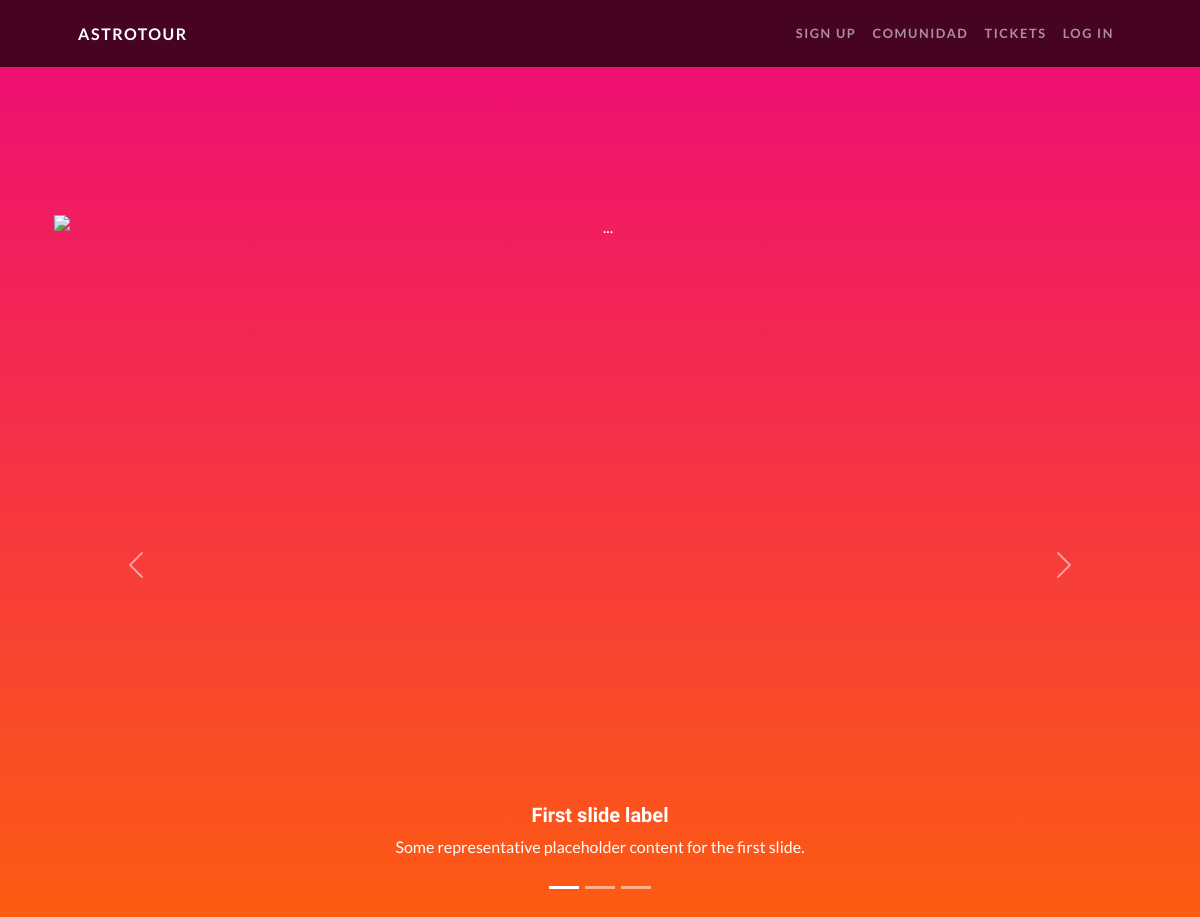
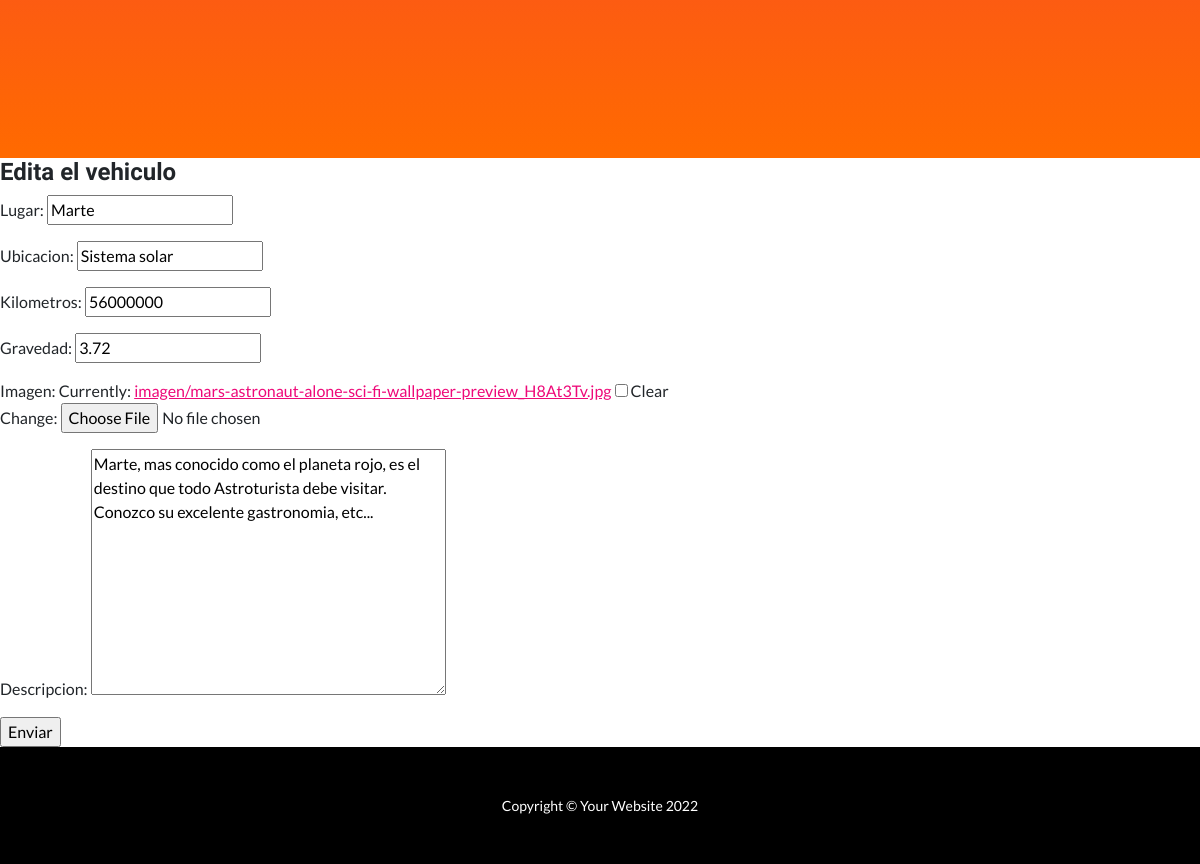
The app's page /viaje/editar-destino/1 with its own data (2 pictures, top to bottom).
### Viajes/models.py (models this page shows, shortened)
class Destino(models.Model):
    lugar = models.CharField(max_length = 50)
    ubicacion = models.CharField(max_length= 50)
    kilometros = models.IntegerField()
    gravedad = models.FloatField()
    imagen = models.ImageField(upload_to = "imagen", null = True, blank = True)
    descripcion = models.TextField()

### Viajes/views.py (the view)
# urls.py: path("editar-destino/<pk>", views.Destino_update.as_view(), name = "Editar_destino"),
class Destino_update(UpdateView):
    model = Destino
    success_url = "/viaje/mostrar-destinos"
    fields = ['lugar', 'ubicacion', 'kilometros', 'gravedad', 'imagen', 'descripcion']
    template_name = "editar_destino.html"

### Viajes/templates/editar_destino.html
{% extends "padre.html" %}
{% block ContenidoQueCambia %}
<h4>Edita el vehiculo</h4>
<form action="" method="POST">{% csrf_token %}
    <table>
        {{ form.as_p }}
    </table>
    <input type="submit", value="Enviar">
</form>
{% endblock ContenidoQueCambia %}

### records on screen
Destino: lugar "Marte", ubicacion "Sistema solar", kilometros "56000000", gravedad "3.72", descripcion "Marte, mas conocido como el planeta rojo, es el destino que todo Astroturista debe visitar. Conozco su excelente gastronomia, etc..."
